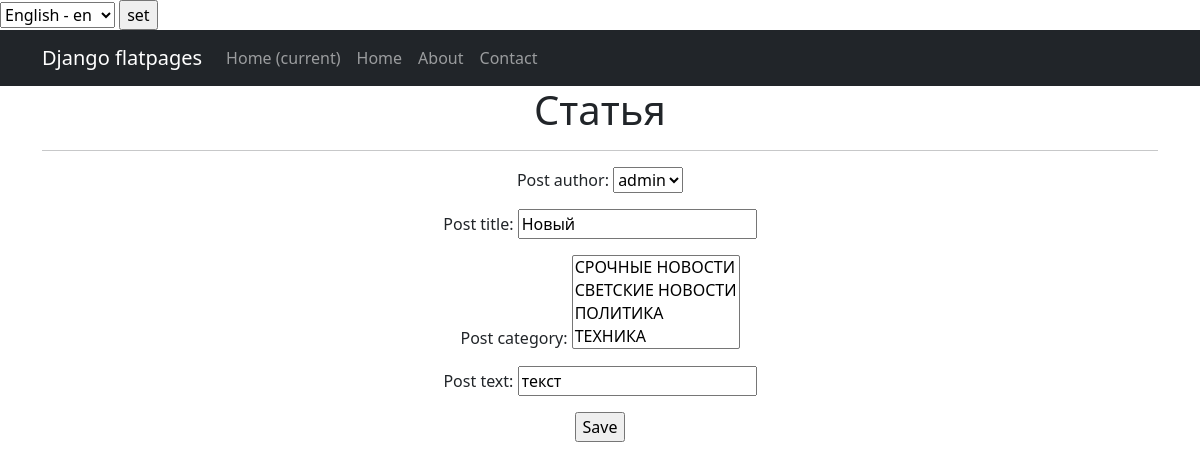
The page /3/edit/ (signed in) on the database as committed earlier.
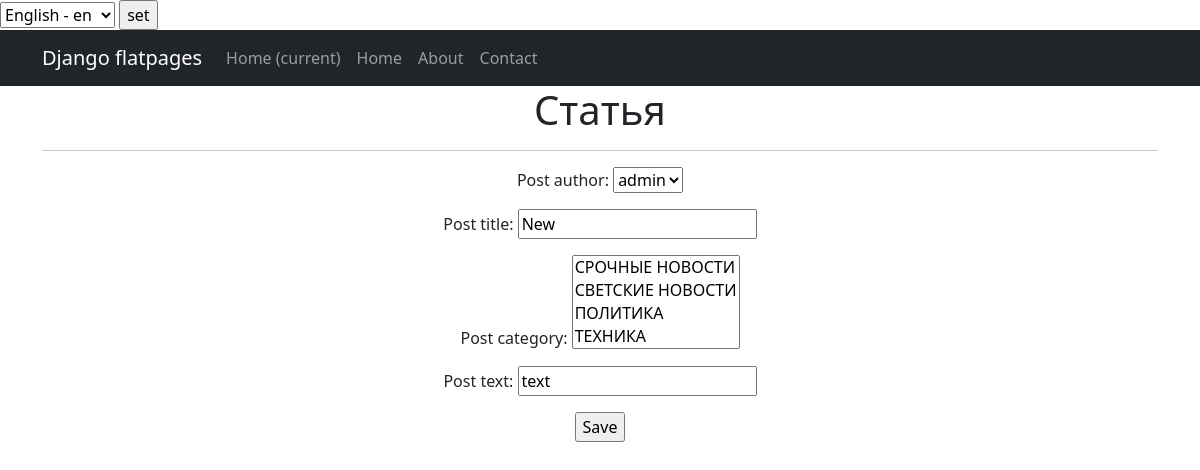
The same page on the database as committed later.
### news/models.py (models this page shows, shortened)
class Post(models.Model):
    post_author = models.ForeignKey('Author', on_delete=models.CASCADE,)
    post_choice = models.CharField(max_length=2,
                                   choices=TYPE,
                                   default=news)
    post_date = models.DateTimeField(auto_now_add=True)
    post_category = models.ManyToManyField('Category', through='PostCategory')
    post_title = models.CharField(max_length=30)
    post_text = models.TextField()
    post_rating = models.IntegerField(default=0)

### news/views.py (the view)
# urls.py: path('<int:pk>/edit/', PostUpdateView.as_view(), name='post_edit'),
class PostUpdateView(PermissionRequiredMixin, UpdateView):
    permission_required = ('news.update.post')
    form_class = PostForm
    model = Post
    template_name = 'article_edit.html'

### news/forms.py (shortened to what this page needs)
class PostForm(forms.ModelForm):
    post_text = forms.CharField(min_length=5)
    class Meta:
        model = Post
        fields = [
            'post_author',
            'post_title',
            'post_category',
            'post_text'
        ]

### news/models.py (called while the page is built)
    def __str__(self):
        return self.user.username

    def __str__(self):
        return self.get_thematic_display()

### templates/article_edit.html (shortened to what this page needs)
{% extends 'flatpages/default.html' %}
{% block content %}
<h1>Статья</h1>
<hr>
<form action="" method="post">
    {{ form.as_p }}
    <input type="submit" value="Save" />
</form>
{% endblock content %}

Rows that differ between the two databases and show on the page:
changed Post "admin": post_title "Новый" → "New"; post_text "текст" → "text"
